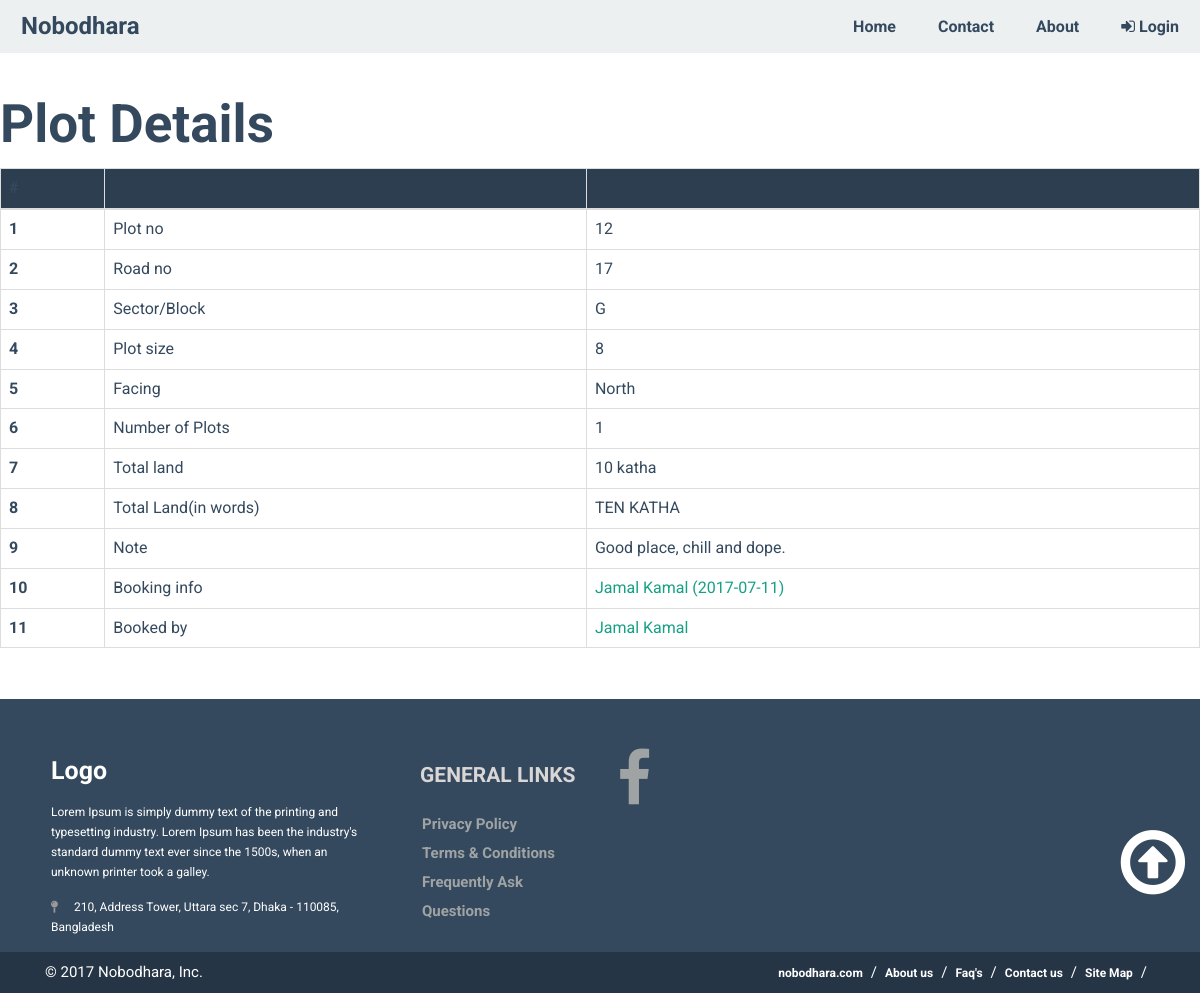
The app's page /plot/1/ with its own data.
### plots/models.py (models this page shows, shortened)
class Plot(models.Model):
    plot_no = models.CharField(max_length=255, blank=True, null=True)
    road_no = models.CharField(max_length=255, blank=True, null=True)
    sector_block = models.CharField(max_length=255, blank=True, null=True)
    plot_size = models.CharField(max_length=255, blank=True, null=True)
    facing = models.CharField(max_length=255, blank=True, null=True)
    number_of_plot = models.CharField(max_length=255, blank=True, null=True)
    total_land = models.CharField(max_length=255, blank=True, null=True)
    total_land_in_words = models.CharField(max_length=255, blank=True, null=True)
    note = models.CharField(max_length=255, blank=True, null=True)
    booking_info = models.ForeignKey(Booking, null=True, blank=True, related_name='plot')
    class Meta:
        unique_together = ('plot_no', 'road_no', 'sector_block')

class Booking(models.Model):
    date_of_booking = models.DateField(blank=True, null=True)
    regular_price = models.IntegerField(blank=True, null=True)
    discount = models.IntegerField(blank=True, null=True)
    rate_per_katha = models.IntegerField(blank=True, null=True)
    total_price = models.IntegerField(blank=True, null=True)
    total_price_in_words = models.CharField(max_length=255, blank=True, null=True)
    booking_money = models.IntegerField(blank=True, null=True)
    down_payment = models.IntegerField(blank=True, null=True)
    total_payment = models.IntegerField(blank=True, null=True)
    total_payment_in_words = models.CharField(max_length=255, blank=True, null=True)
    rest_amount = models.IntegerField(blank=True, null=True)
    rest_amount_in_words = models.CharField(max_length=255, blank=True, null=True)
    mode_of_payment = models.CharField(max_length=255, blank=True, null=True)
    one_time = models.IntegerField(blank=True, null=True)
    installment = models.IntegerField(blank=True, null=True)
    no_of_installment = models.IntegerField(blank=True, null=True)
    per_installment = models.IntegerField(blank=True, null=True)
    in_words = models.CharField(max_length=255, blank=True, null=True)
    booked_by = models.ForeignKey(Applicant, null=True, blank=True, related_name='booking')
    def __str__(self):
        return f'{self.booked_by} ({self.date_of_booking})'
    def get_absolute_url(self):
        return reverse("plot:bookingdetail", kwargs={"pk": self.pk})

class Applicant(models.Model):
    profile_picture = CloudinaryField(blank=True, null=True)
    applicants_name_bangla = models.CharField(max_length=255, blank=True, null=True)
    applicants_name = models.CharField(max_length=255, blank=True, null=True)
    fathers_name_bangla = models.CharField(max_length=255, blank=True, null=True)
    fathers_name = models.CharField(max_length=255, blank=True, null=True)
    mothers_name_bangla = models.CharField(max_length=255, blank=True, null=True)
    mothers_name = models.CharField(max_length=255, blank=True, null=True)
    spouses_name_bangla = models.CharField(max_length=255, blank=True, null=True)
    spouses_name = models.CharField(max_length=255, blank=True, null=True)
    other_name = models.CharField(max_length=255, blank=True, null=True)
    mobile_number = models.CharField(max_length=11, blank=True, null=True)
    present_address = models.CharField(max_length=255, blank=True, null=True)
    permanent_address = models.CharField(max_length=255, blank=True, null=True)
    nationality = models.CharField(max_length=255, blank=True, null=True)
    religion = models.CharField(max_length=50, blank=True, null=True)
    national_ID = models.CharField(max_length=255, blank=True, null=True)
    date_of_birth = models.DateField(blank=True, null=True)
    passport_no = models.CharField(max_length=255, blank=True, null=True)
    profession = models.CharField(max_length=255, blank=True, null=True)
    website = models.URLField(blank=True, null=True)
    nominees_name = models.CharField(max_length=255, blank=True, null=True)
    nominess_relationship_with_applicant = models.CharField(max_length=255, blank=True, null=True)
    nominees_address = models.CharField(max_length=255, blank=True, null=True)
    def __str__(self):
        return f'{self.applicants_name}'
    def get_absolute_url(self):
        return reverse("plot:applicantsdetail", kwargs={"pk": self.pk})

### plots/views.py (the view)
# urls.py: url(r'^plot/(?P<pk>[\w-]+)/$', views.plot_detail, name='plotdetail'),
def plot_detail(request, pk=None):
    instance = get_object_or_404(Plot, pk=pk)
    context = {
        "instance": instance,
    }
    return render(request, "plot_detail.html", context)

### plots/static/templates/plot_detail.html (shortened to what this page needs)
{% extends "base.html" %}
{% block content %}
    <h2>Plot Details</h2>
    <table class="table table-bordered">
  <thead class="thead-inverse" style="background: #2C3E50; text-decoration-color: #ffffff" >
    <tr>
      <th>#</th>
      <th>&emsp;</th>
      <th>&emsp;</th>
    </tr>
  </thead>
  <tbody>
    <tr>
      <th scope="row">1</th>
      <td>Plot no</td>
      <td>{{ instance.plot_no|default_if_none:"" }}</td>
    </tr>
    <tr>
      <th scope="row">2</th>
      <td>Road no</td>
      <td>{{ instance.road_no|default_if_none:""  }}</td>
    </tr>
    <tr>
      <th scope="row">3</th>
      <td>Sector/Block</td>
      <td>{{ instance.sector_block|default_if_none:""   }}</td>
    </tr>
  <tr>
      <th scope="row">4</th>
      <td>Plot size</td>
      <td>{{ instance.plot_size|default_if_none:""  }}</td>
    </tr>
  <tr>
      <th scope="row">5</th>
      <td>Facing</td>
      <td>{{ instance.facing|default_if_none:""  }}</td>
    </tr>
  <tr>
      <th scope="row">6</th>
      <td>Number of Plots</td>
      <td>{{ instance.number_of_plot|default_if_none:""  }}</td>
    </tr>
  <tr>
      <th scope="row">7</th>
      <td>Total land</td>
      <td>{{ instance.total_land|default_if_none:""  }}</td>
    </tr>
  <tr>
      <th scope="row">8</th>
      <td>Total Land(in words)</td>
      <td>{{ instance.total_land_in_words|default_if_none:""  }}</td>
    </tr>
  <tr>
      <th scope="row">9</th>
      <td>Note</td>
      <td>{{ instance.note|default_if_none:"" }}</td>
    </tr>
  <tr>
      <th scope="row">10</th>
      <td>Booking info</td>
      <td><a href={{ instance.booking_info.get_absolute_url }}>{{ instance.booking_info|default_if_none:""  }}</a></td>
    </tr>
   <tr>
      <th scope="row">11</th>
      <td>Booked by</td>
      <td><a href={{ instance.booking_info.booked_by.get_absolute_url }}>{{ instance.booking_info.booked_by|default_if_none:"" }}</a></td>
    </tr>
  </tbody>
</table>
{% endblock content %}

### plots/static/css/base.css (style rules this page uses)
html,body { height: 100% }
body { font-family: 'Roboto', sans-serif; padding-top: 65px; }

### records on screen
Plot: plot_no "12", road_no "17", sector_block "G", plot_size "8", facing "North", number_of_plot "1", total_land "10 katha", total_land_in_words "TEN KATHA", note "Good place, chill and dope.", booking_info "Jamal Kamal (2017-07-11)", booking_info.booked_by "Jamal Kamal"
